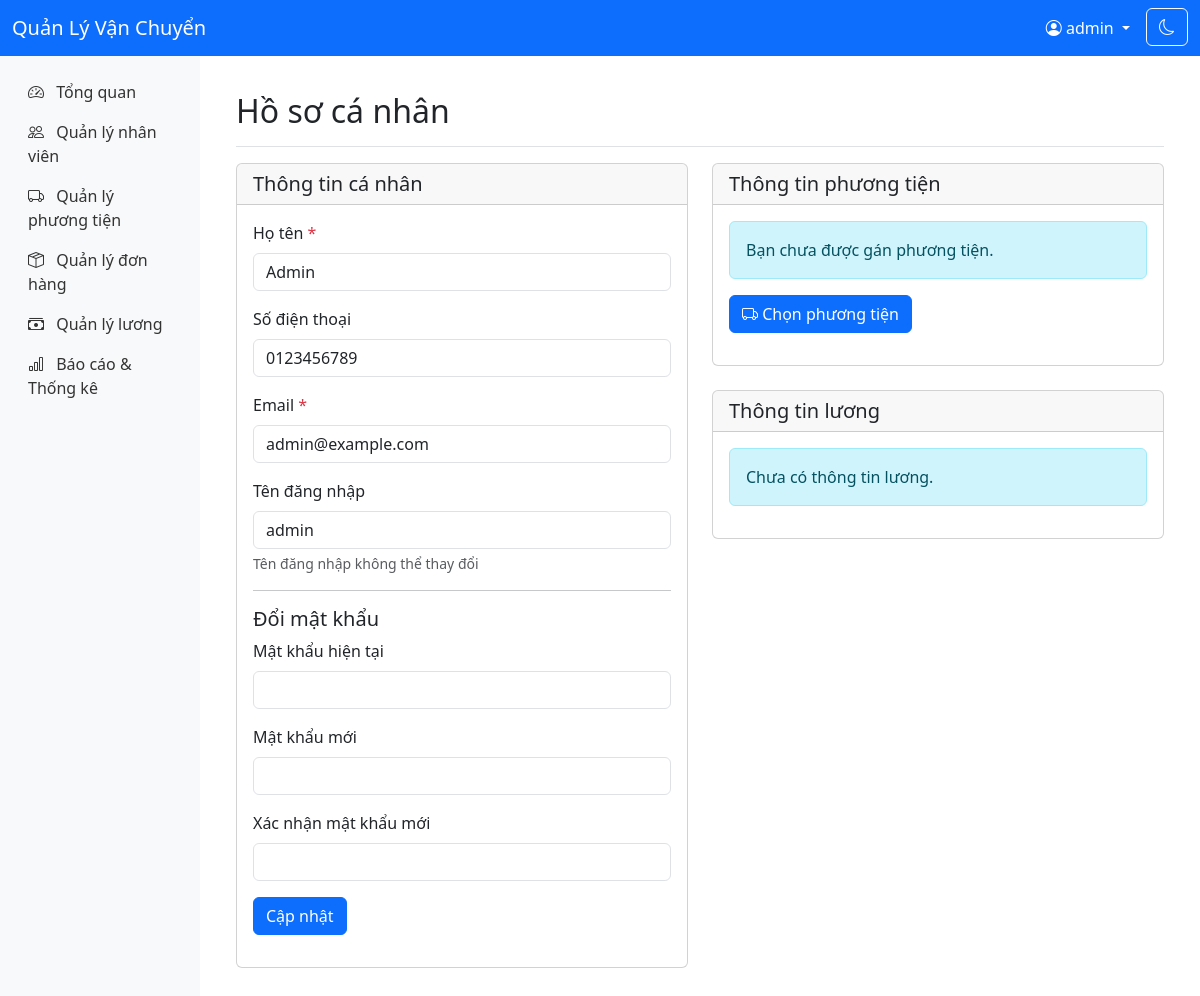
/employee/profile.php (signed in), run on the app's committed database.
### tables this page shows
CREATE TABLE NhanVien (
  nhanvien_id INT AUTO_INCREMENT PRIMARY KEY,
  ho_ten VARCHAR(100) NOT NULL,
  sdt VARCHAR(20),
  email VARCHAR(100) UNIQUE NOT NULL,
  username VARCHAR(50) UNIQUE NOT NULL,
  password VARCHAR(100) NOT NULL,
  phuongtien_id INT,
  role VARCHAR(20) DEFAULT 'nhanvien',
  FOREIGN KEY (phuongtien_id) REFERENCES PhuongTien(phuongtien_id) ON DELETE SET NULL
);

### includes/functions.php (called while the page is built, shortened)
<?php
function getEmployeeById($conn, $id) {
    $stmt = $conn->prepare("SELECT * FROM NhanVien WHERE nhanvien_id = ?");
    $stmt->execute([$id]);
    return $stmt->fetch();
}
?>

### employee/profile.php (the view, shortened to what this page needs)
<?php
require_once __DIR__ . '/../includes/functions.php';
$user_id = $_SESSION['user_id'];
$employee = getEmployeeById($conn, $user_id);
?>
<?php include __DIR__ . '/../includes/header.php'; ?>
<?php include __DIR__ . '/../includes/sidebar.php'; ?>
<div class="container-fluid">
    <div class="d-flex justify-content-between flex-wrap flex-md-nowrap align-items-center pt-3 pb-2 mb-3 border-bottom">
        <h1 class="h2">Hồ sơ cá nhân</h1>
    </div>
    <div class="row">
        <div class="col-md-6 mb-4">
            <div class="card">
                <div class="card-header">
                    <h5 class="card-title mb-0">Thông tin cá nhân</h5>
                </div>
                <div class="card-body">
                    <form method="POST" action="">
                        <div class="mb-3">
                            <label for="ho_ten" class="form-label">Họ tên <span class="text-danger">*</span></label>
                            <input type="text" class="form-control" id="ho_ten" name="ho_ten" value="<?php echo htmlspecialchars($employee['ho_ten']); ?>" required>
                        </div>
                        <div class="mb-3">
                            <label for="sdt" class="form-label">Số điện thoại</label>
                            <input type="text" class="form-control" id="sdt" name="sdt" value="<?php echo htmlspecialchars($employee['sdt'] ?? ''); ?>">
                        </div>
                        <div class="mb-3">
                            <label for="email" class="form-label">Email <span class="text-danger">*</span></label>
                            <input type="email" class="form-control" id="email" name="email" value="<?php echo htmlspecialchars($employee['email']); ?>" required>
                        </div>
                        <div class="mb-3">
                            <label for="username" class="form-label">Tên đăng nhập</label>
                            <input type="text" class="form-control" id="username" value="<?php echo htmlspecialchars($employee['username']); ?>" readonly>
                            <div class="form-text">Tên đăng nhập không thể thay đổi</div>
                        </div>
                        <hr>
                        <h5>Đổi mật khẩu</h5>
                        <div class="mb-3">
                            <label for="current_password" class="form-label">Mật khẩu hiện tại</label>
                            <input type="password" class="form-control" id="current_password" name="current_password">
                        </div>
                        <div class="mb-3">
                            <label for="new_password" class="form-label">Mật khẩu mới</label>
                            <input type="password" class="form-control" id="new_password" name="new_password">
                        </div>
                        <div class="mb-3">
                            <label for="confirm_password" class="form-label">Xác nhận mật khẩu mới</label>
                            <input type="password" class="form-control" id="confirm_password" name="confirm_password">
                        </div>
                        <div class="mb-3">
                            <button type="submit" class="btn btn-primary">Cập nhật</button>
                        </div>
                    </form>
                </div>
            </div>
        </div>
        <div class="col-md-6 mb-4">
            <div class="card">
                <div class="card-header">
                    <h5 class="card-title mb-0">Thông tin phương tiện</h5>
                </div>
                <div class="card-body">
                    <?php if ($employee['phuongtien_id']): ?>
                        <?php
                        $vehicle = getVehicleById($conn, $employee['phuongtien_id']);
                        ?>
                        <table class="table">
                            <tr>
                                <th style="width: 30%">Loại:</th>
                                <td><?php echo htmlspecialchars($vehicle['loai']); ?></td>
                            </tr>
                            <tr>
                                <th>Biển số:</th>
                                <td><?php echo htmlspecialchars($vehicle['bien_so']); ?></td>
                            </tr>
                        </table>
                        <div class="mb-3">
                            <form method="POST" action="/delivery-management/employee/vehicles.php">
                                <input type="hidden" name="action" value="return">
                                <button type="submit" class="btn btn-warning">
                                    <i class="bi bi-x-circle"></i> Trả phương tiện
                                </button>
                            </form>
                        </div>
                    <?php else: ?>
                        <div class="alert alert-info">
                            Bạn chưa được gán phương tiện.
                        </div>
                        <div class="mb-3">
                            <a href="/delivery-management/employee/vehicles.php" class="btn btn-primary">
                                <i class="bi bi-truck"></i> Chọn phương tiện
                            </a>
                        </div>
                    <?php endif; ?>
                </div>
            </div>
            <div class="card mt-4">
                <div class="card-header">
                    <h5 class="card-title mb-0">Thông tin lương</h5>
                </div>
                <div class="card-body">
                    <?php
                    $stmt = $conn->prepare("
                        SELECT * FROM Luong
                        WHERE nhanvien_id = ?
                        ORDER BY thang DESC
                        LIMIT 3
                    ");
                    $stmt->execute([$user_id]);
                    $salaries = $stmt->fetchAll();
                    ?>
                    <?php if (empty($salaries)): ?>
                        <div class="alert alert-info">
                            Chưa có thông tin lương.
                        </div>
                    <?php endif; ?>
                </div>
            </div>
        </div>
    </div>
</div>
<?php include __DIR__ . '/../includes/footer.php'; ?>

### data on the page
nhanvien: ho_ten "Admin", sdt "0123456789", email "admin@example.com", username "admin"

### other printed values
$_SESSION['username'] "admin"
